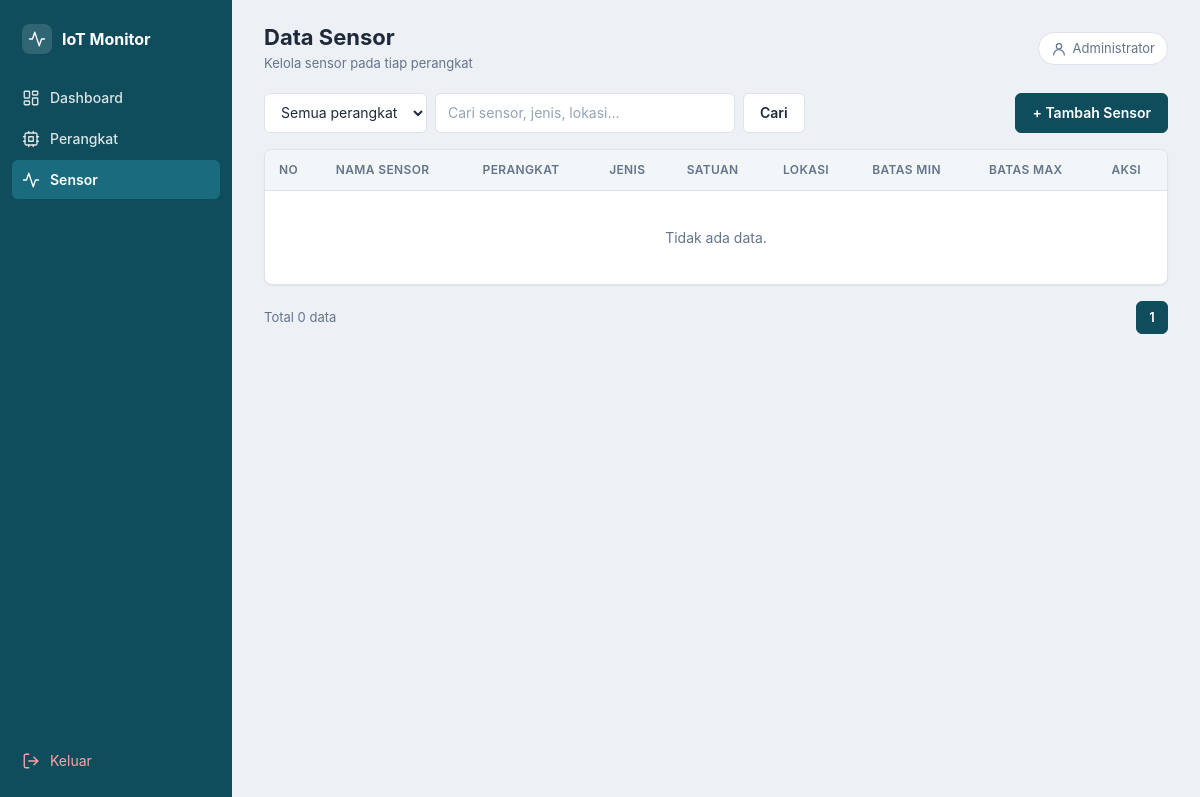
Before: /sensor/index.php (signed in) with the older database file.
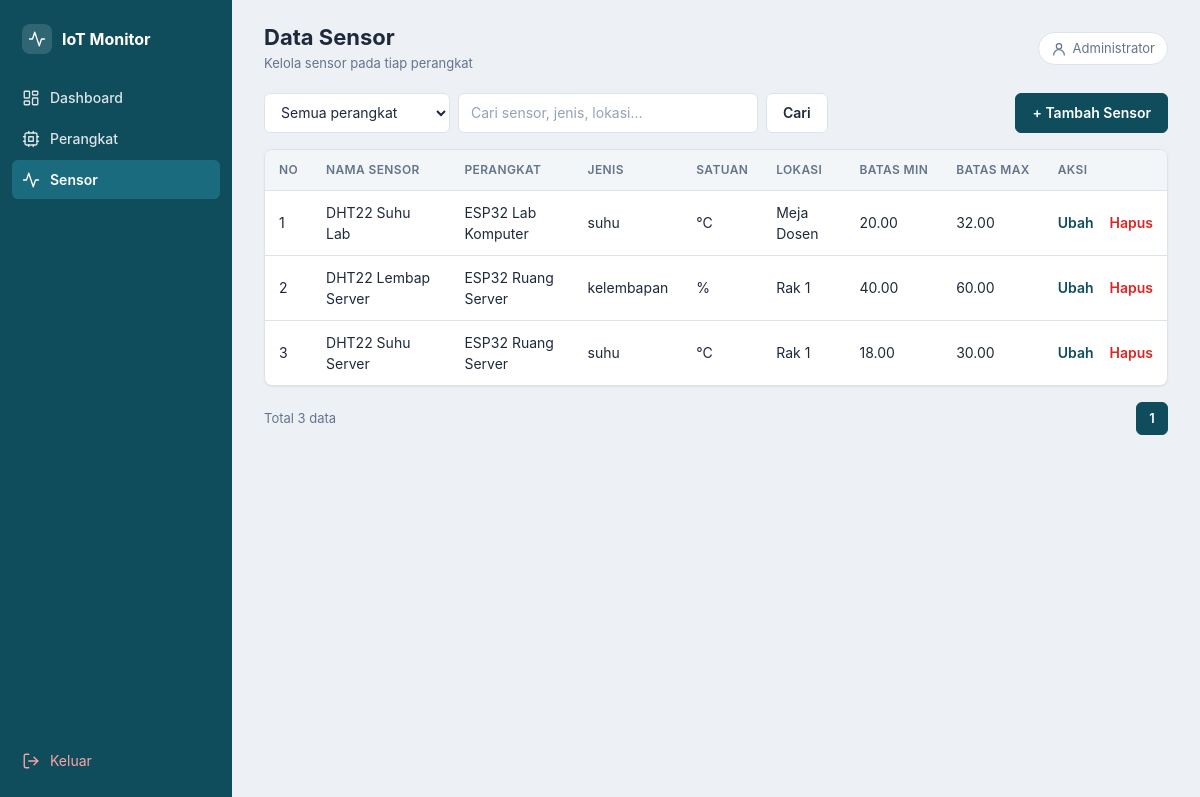
After: the same page with the newer database file.
### tables this page shows
CREATE TABLE `sensor` (
  `id` int(11) NOT NULL,
  `id_perangkat` int(11) NOT NULL,
  `nama_sensor` varchar(100) NOT NULL,
  `jenis` varchar(50) DEFAULT NULL,
  `satuan` varchar(20) DEFAULT NULL,
  `lokasi` varchar(100) DEFAULT NULL,
  `batas_min` decimal(10,2) DEFAULT NULL,
  `batas_max` decimal(10,2) DEFAULT NULL,
  `created_at` datetime DEFAULT current_timestamp()
);

CREATE TABLE `perangkat` (
  `id` int(11) NOT NULL,
  `nama_perangkat` varchar(100) NOT NULL,
  `lokasi` varchar(100) DEFAULT NULL,
  `deskripsi` text DEFAULT NULL,
  `api_key` varchar(64) NOT NULL,
  `status` enum('aktif','nonaktif') NOT NULL DEFAULT 'aktif',
  `terakhir_aktif` datetime DEFAULT NULL,
  `created_at` datetime DEFAULT current_timestamp()
);

### includes/functions.php (called while the page is built, shortened)
<?php
function e($s): string {
    return htmlspecialchars((string)$s, ENT_QUOTES, 'UTF-8');
}
function fmt_angka($n): string {
    return $n === null ? '-' : number_format((float)$n, 2, '.', '');
}

### sensor/index.php (the view, shortened to what this page needs)
<?php
require __DIR__ . '/../config/database.php';
require __DIR__ . '/../includes/functions.php';
$perHalaman = 10;
$cari       = trim($_GET['cari'] ?? '');
$fp         = (int)($_GET['perangkat'] ?? 0);
$halaman    = max(1, (int)($_GET['halaman'] ?? 1));
$like       = '%' . $cari . '%';
$where  = "WHERE (s.nama_sensor LIKE :c1 OR s.jenis LIKE :c2 OR s.lokasi LIKE :c3 OR p.nama_perangkat LIKE :c4)";
$params = [':c1' => $like, ':c2' => $like, ':c3' => $like, ':c4' => $like];
$data = []; $listPerangkat = []; $total = 0; $totalHalaman = 1; $offset = 0; $galat = '';
try {
    $stmt = $pdo->prepare("SELECT COUNT(*) FROM sensor s JOIN perangkat p ON p.id = s.id_perangkat $where");
    $stmt->execute($params);
    $total = (int)$stmt->fetchColumn();
    $totalHalaman = max(1, (int)ceil($total / $perHalaman));
    $halaman      = min($halaman, $totalHalaman);
    $offset       = ($halaman - 1) * $perHalaman;
    $stmt = $pdo->prepare(
        "SELECT s.id, s.nama_sensor, s.jenis, s.satuan, s.lokasi, s.batas_min, s.batas_max,
                p.nama_perangkat
         FROM sensor s
         JOIN perangkat p ON p.id = s.id_perangkat
         $where
         ORDER BY s.id DESC
         LIMIT :limit OFFSET :offset"
    );
    foreach ($params as $k => $val) { $stmt->bindValue($k, $val); }
    $stmt->bindValue(':limit', $perHalaman, PDO::PARAM_INT);
    $stmt->bindValue(':offset', $offset, PDO::PARAM_INT);
    $stmt->execute();
    $data = $stmt->fetchAll();
} catch (PDOException $e) {
    error_log('Sensor index: ' . $e->getMessage());
    $galat = 'Data gagal dimuat.';
}
function url_halaman(string $cari, int $fp, int $h): string {
    return '?' . http_build_query(['cari' => $cari, 'perangkat' => $fp, 'halaman' => $h]);
}
$judul = 'Data Sensor'; $subjudul = 'Kelola sensor pada tiap perangkat'; $menu = 'sensor';
require __DIR__ . '/../includes/header.php';
?>
<div class="toolbar">
    <form method="get" class="search">
        <select name="perangkat" aria-label="Filter perangkat">
            <option value="0">Semua perangkat</option>
        </select>
        <input type="text" name="cari" value="<?= e($cari) ?>" placeholder="Cari sensor, jenis, lokasi...">
        <button class="btn btn-outline" type="submit">Cari</button>
    </form>
    <a class="btn btn-orange" href="tambah.php">+ Tambah Sensor</a>
</div>
<div class="card tbl-wrap">
<table class="tbl">
    <thead>
        <tr><th>No</th><th>Nama Sensor</th><th>Perangkat</th><th>Jenis</th><th>Satuan</th><th>Lokasi</th><th>Batas Min</th><th>Batas Max</th><th>Aksi</th></tr>
    </thead>
    <tbody>
    <?php if (!$data): ?>
        <tr><td colspan="9" class="kosong">Tidak ada data.</td></tr>
    <?php endif; ?>
    <?php foreach ($data as $i => $r): ?>
        <tr>
            <td><?= $offset + $i + 1 ?></td>
            <td><?= e($r['nama_sensor']) ?></td>
            <td><?= e($r['nama_perangkat']) ?></td>
            <td><?= e($r['jenis']) ?></td>
            <td><?= e($r['satuan']) ?></td>
            <td><?= e($r['lokasi']) ?></td>
            <td><?= e(fmt_angka($r['batas_min'])) ?></td>
            <td><?= e(fmt_angka($r['batas_max'])) ?></td>
            <td class="aksi">
                <a href="ubah.php?id=<?= (int)$r['id'] ?>">Ubah</a>
                <form method="post" action="hapus.php" class="inline"
                      onsubmit="return confirm('Hapus sensor ini? Semua data pembacaannya ikut terhapus.');">
                    <button type="submit" class="link-danger">Hapus</button>
                </form>
            </td>
        </tr>
    <?php endforeach; ?>
    </tbody>
</table>
</div>
<div class="pag-bar">
    <span>Total <?= $total ?> data</span>
    <div class="pag">
        <?php for ($i = max(1, $halaman - 2); $i <= min($totalHalaman, $halaman + 2); $i++): ?>
            <a class="<?= $i === $halaman ? 'aktif' : '' ?>" href="<?= e(url_halaman($cari, $fp, $i)) ?>"><?= $i ?></a>
        <?php endfor; ?>
    </div>
</div>
<?php require __DIR__ . '/../includes/footer.php'; ?>

### includes/header.php (shortened to what this page needs)
<?php
require_once __DIR__ . '/functions.php';
$base  = BASE_URL;
$judul = $judul ?? 'IoT Monitor';
$menu  = $menu ?? '';
$nama  = $_SESSION['admin_nama'] ?? 'Admin';
$menuItems = [
    'dashboard' => ['Dashboard', '/dashboard.php',         'dashboard'],
    'perangkat' => ['Perangkat', '/perangkat/index.php',   'perangkat'],
    'sensor'    => ['Sensor',    '/sensor/index.php',      'sensor'],
];
$cssFile = __DIR__ . '/../assets/css/style.css';
?>
<!DOCTYPE html>
<html lang="id">
<head>
    <link rel="stylesheet" href="<?= $base ?>/assets/css/style.css?v=<?= file_exists($cssFile) ? filemtime($cssFile) : 1 ?>">
</head>
<body class="app">
<aside class="sidebar">
    <div class="brand">
        <span class="brand-logo"><svg class="ico"><use href="#i-sensor"/></svg></span>
        IoT Monitor
    </div>
    <nav>
        <?php foreach ($menuItems as $kunci => [$label, $url, $ikon]): ?>
            <a class="<?= $menu === $kunci ? 'active' : '' ?>" href="<?= $base . $url ?>" <?= $menu === $kunci ? 'aria-current="page"' : '' ?>>
                <svg class="ico"><use href="#i-<?= $ikon ?>"/></svg><?= e($label) ?>
            </a>
        <?php endforeach; ?>
    </nav>
    <a class="logout" href="<?= $base ?>/auth/logout.php">
        <svg class="ico"><use href="#i-keluar"/></svg>Keluar
    </a>
</aside>
<main class="main">
    <div class="topbar">
        <div class="topbar-left">
            <div>
                <h1><?= e($judul) ?></h1>
                <?php if (!empty($subjudul)): ?><div class="subjudul"><?= e($subjudul) ?></div><?php endif; ?>
            </div>
        </div>
        <div class="user"><svg class="ico"><use href="#i-user"/></svg><?= e($nama) ?></div>
    </div>

### includes/footer.php (shortened to what this page needs)
</main>
</body>
</html>

Changed rows visible on the page:
added sensor: i "1", nama_sensor "DHT22 Suhu Lab", id_perangkat.nama_perangkat "ESP32 Lab Komputer", jenis "suhu", satuan "°C", lokasi "Meja Dosen", batas_min "20.00", batas_max "32.00"
added sensor: i "2", nama_sensor "DHT22 Lembap Server", id_perangkat.nama_perangkat "ESP32 Ruang Server", jenis "kelembapan", satuan "%", lokasi "Rak 1", batas_min "40.00", batas_max "60.00"
added sensor: i "3", nama_sensor "DHT22 Suhu Server", id_perangkat.nama_perangkat "ESP32 Ruang Server", jenis "suhu", satuan "°C", lokasi "Rak 1", batas_min "18.00", batas_max "30.00"
Other visible differences:
$total: "0" → "3"
text no longer shown: "Tidak ada data."
